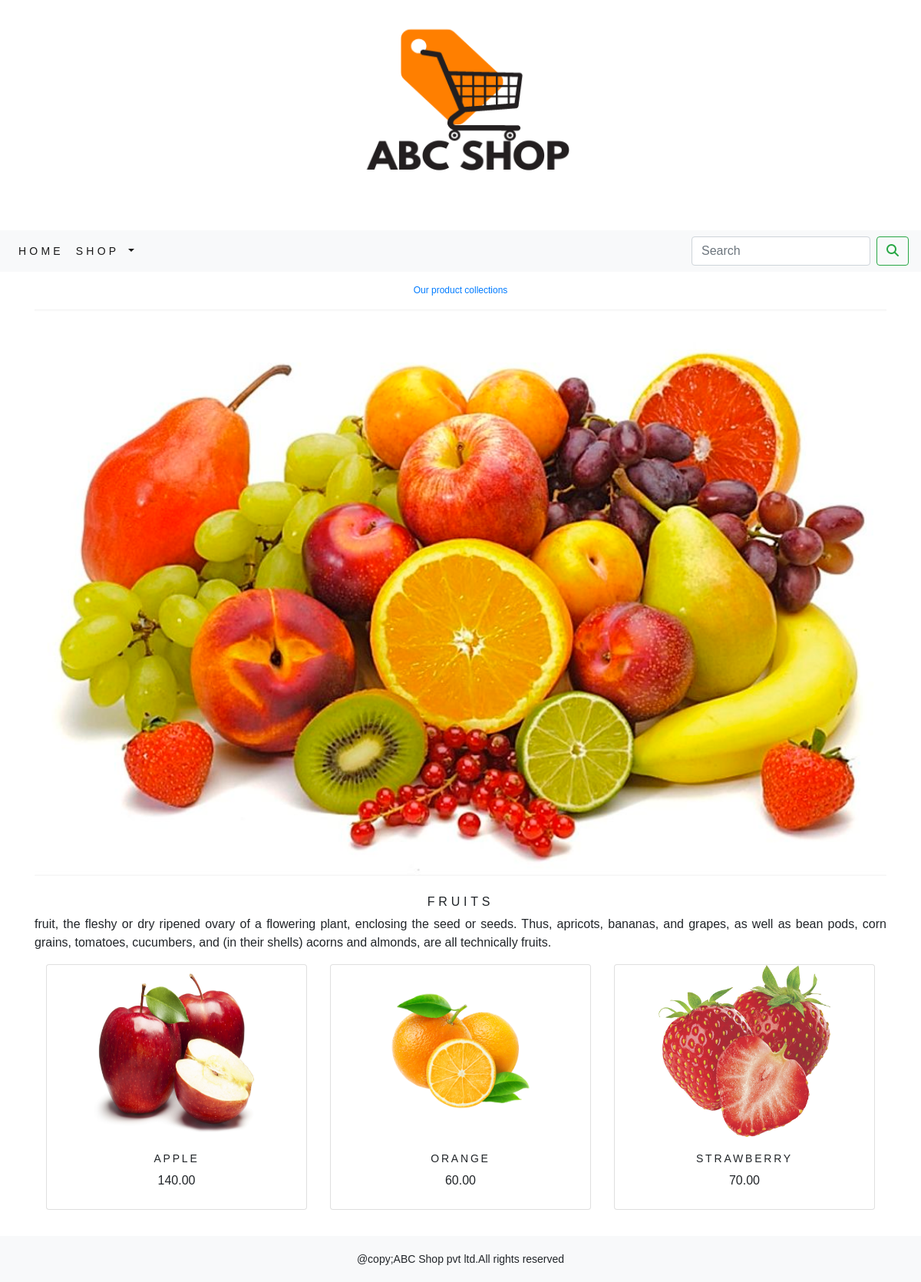
The app's page /shop/fruits/ with its own data.
### shop/models.py (models this page shows, shortened)
class category(models.Model):
    name=models.CharField(max_length=250,unique=True)
    slug=models.SlugField(max_length=250,unique=True)
    description=models.TextField(blank=True)
    image=models.ImageField(upload_to='category',blank=True)
    class Meta:
        ordering=('name',)
        verbose_name='category'
        verbose_name_plural='categories'
    def get_url(self):
        return reverse('shop:products_by_category',args=[self.slug])

class product(models.Model):
    name=models.CharField(max_length=250,unique=True)
    slug=models.SlugField(max_length=250,unique=True)
    description=models.TextField(blank=True)
    price=models.DecimalField(max_digits=10,decimal_places=2)
    category_name=models.ForeignKey(category,on_delete=models.CASCADE)
    image=models.ImageField(upload_to='product',blank=True)
    stock=models.IntegerField()
    available=models.BooleanField(default=True)
    created=models.DateTimeField(auto_now_add=True)
    updated=models.DateTimeField(auto_now=True)
    class Meta:
        ordering=('name',)
        verbose_name='product'
        verbose_name_plural=('products')
    def get_url(self):
        return reverse('shop:procatdetail',args=[self.category_name.slug,self.slug])

### shop/views.py (the view)
# urls.py: path('',views.allprodcat,name='allprodcat'),
def allprodcat(request,c_slug=None):
    c_page=None
    products=None
    if c_slug!=None:
        c_page=get_object_or_404(category,slug=c_slug)
        products_list=product.objects.all().filter(category_name=c_page,available=True)
    else:
        products_list=product.objects.all().filter(available=True)
    paginator=Paginator(products_list,6)
    try:
        page=int(request.GET.get('page','1'))
    except:
        page=1
    try:
        products=paginator.page(page)
    except(EmptyPage,InvalidPage):
        products=paginator.page(paginator.num_pages)
    return render(request,'category.html',{'category':c_page,'products':products})

### cart/context_processors.py (called while the page is built)
def counter(request):
    item_count=0
    if 'admin' in request.path:
        return {}
    else:
        try:
            cart=Cart.objects.filter(cart_id=_cart_id(request))
            cart_items=CartItem.objects.all().filter(cart=cart[:1])
            for cart_item in cart_items:
                item_count += cart_item.quantity
        except Cart.DoesNotExist:
            item_count=0
    return dict(item_count=item_count)

### cart/views.py (called while the page is built)
def _cart_id(request):
    cart=request.session.session_key
    if not cart:
        cart=request.session.create()
    return cart

### shop/context_processors.py (called while the page is built)
def menu_links(request):
    links=category.objects.all()
    return dict(links=links)

### templates/category.html (shortened to what this page needs)
{% extends 'base.html' %}
{% load static %}
{% block content %}
  {% if category %}
    <div>
        <div class="row my_row_class">
            <div class="mx-auto">
            <p><a href="{% url 'shop:allprodcat' %}">Our product collections</a> </p>
            </div>
        </div>
    </div>
  {% endif %}
    <div class="mx-auto">
        {% if category %}
        <img class="my_image" src="{{category.image.url}}" alt="{{category.name}}">
    </div><br>
    <div>
        <h1 class="text-center my_title">{{category.name}}</h1>
        <p class="text-justify">{{category.description}}</p>
    </div>
        {% endif %}
<div class="container">
    <div class="row mx_auto">
        {% for product in products.object_list %}
        <div class="my_bottom_margin col-9 col-sm-12 col-md-4 col-lg-4">
            <div class="card text-center" style="min-width:18rem;height:20rem;">
                <a href="{{product.get_url}}"><img class="card-img-top my_image" src="{{product.image.url}}" alt="{{product.name}}" style="height:14rem;width:14rem;"></a>
                <div class="card-body">
                    <h4>{{product.name}}</h4>
                    <p>{{product.price}}</p>
                </div>
            </div>
        </div>
        {% endfor %}
    </div>
    <br>
</div>
{% endblock %}

### templates/base.html (shortened to what this page needs)
<!DOCTYPE html>
{% load static %}
<html lang="en">
<head>
    <link rel="stylesheet" href="{% static 'css/bootstrap.min.css' %}">
    <link rel="stylesheet" href="{% static 'css/custom.css' %}">
</head>
<body>
<div>
    {% include 'header.html' %}
    {% include 'navbar.html' %}
</div>
<div class="container">
    {% block content %}
    {% endblock %}
</div>
<div>
    {% include 'footer.html' %}
</div>
</body>
</html>

### templates/header.html
<!DOCTYPE html>
{% load static %}
<header>
    <center>
        <a href="{% url 'shop:allprodcat' %}">
        <img src="{% static 'img/logo.png' %}" alt="logoimage" height="300" width="400">
        </a>
    </center>
</header>

### templates/navbar.html (shortened to what this page needs)
{% load static %}
<nav class="navbar navbar-expand-lg navbar-light bg-light">
  <div class="collapse navbar-collapse" id="navbarSupportedContent">
    <ul class="navbar-nav mr-auto">
      <li class="nav-item active">
        <a class="nav-link" href="{% url 'shop:allprodcat' %}">Home</a>
      </li>
      <li class="nav-item dropdown {% if 'shop' in request.path %} active {% endif %}">
      <a class="nav-link dropdown-toggle" href="#" id="navbarDropdown" role="button" data-toggle="dropdown" aria-haspopup="true" aria-expanded="false">
          Shop
        </a>
      </li>
    </ul>
    <form class="form-inline my-2 my-lg-0" action="{% url 'search_app:searchresult' %}" method="get">
      <input class="form-control mr-sm-2" type="search" name="q" placeholder="Search" aria-label="Search">
      <button class="btn btn-outline-success my-2 my-sm-0" type="submit"><i class="fa fa-search"></i></button>
    </form>
  </div>
</nav>

### templates/footer.html
{% load static %}
<div class="footer navbar-fixed-bottom my-footer">
    <p class="text-center">@copy;ABC Shop pvt ltd.All rights reserved</p>
</div>

### static/css/custom.css (style rules this page uses)
body { font-family : Arial, Helvetica, sans-serif; }
.nav-item { letter-spacing : 0.3em; font-size :14px; text-transform:uppercase; }
.my-footer p { padding-top : 20px; font-size : 14px; }
.my-footer { background-color : #f8f9fa; height : 60px; }
.my_row_class { padding-top : 15px; }
.my_row_class .mx-auto { color : #000; font-size : 12px; }
.my_image { width : 100%; height : auto; }
.my_title { font-size : 16px; text-transform : uppercase; letter-spacing : 0.3em; }
.my_bottom_margin { margin-bottom :10px; }
.card-body h4 { font-size : 14px; text-transform : uppercase; letter-spacing : 0.2em; }

### records on screen
category: image (picture), name "FRUITS", description "fruit, the fleshy or dry ripened ovary of a flowering plant, enclosing the seed or seeds. Thus, apricots, bananas, and grapes, as well as bean pods, corn grains, tomatoes, cucumbers, and (in their shells) acorns and almonds, are all technically fruits."
product: image (picture), name "APPLE", price "140.00"
product: image (picture), name "ORANGE", price "60.00"
product: image (picture), name "STRAWBERRY", price "70.00"
